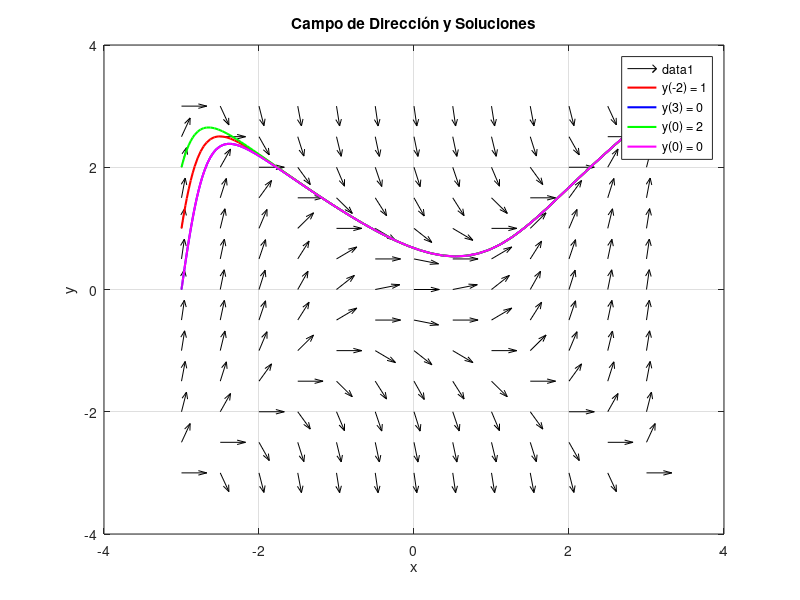

Source code (MATLAB):
% Programa para generar isoclinas de Ecuaciones Diferenciales de primer orden
% @version: 2025.1
% @surso: ISC 4C Ecuaciones Diferenciales

clc; clear; close all;

% Definir la ecuación diferencial dy/dx = f(x, y)
f = @(x, y) x.^2 - y.^2;  % <-- CAMBIAR AQUÍ SI DESEAS MODIFICAR LA ECUACIÓN

% Definir el rango de valores para la malla
[x, y] = meshgrid(-3:0.5:3, -3:0.5:3);  % Rango de x e y

% Calcular el campo de dirección
dy = f(x, y);
dx = ones(size(dy));  % dx es 1 para visualizar la dirección del campo

% Normalizar los vectores
L = sqrt(dx.^2 + dy.^2);
dx = dx ./ L;
dy = dy ./ L;

% Graficar el campo de dirección
quiver(x, y, dx, dy, 0.5, "k");
hold on;

% Definir y resolver las ecuaciones diferenciales para diferentes condiciones iniciales
tspan = [-3 3];  % Intervalo de solución
sol_colors = ['r', 'b', 'g', 'm'];  % Colores para cada solución

% Condiciones iniciales
y0_values = [1, 0, 2, 0];  % <-- CAMBIAR AQUÍ SI QUIERES OTRAS CONDICIONES INICIALES
x0_values = [-2, 3, 0, 0]; % <-- CAMBIAR AQUÍ SI QUIERES OTRAS CONDICIONES INICIALES

for i = 1:length(y0_values)
    x0 = x0_values(i);
    y0 = y0_values(i);

    % Resolver la ecuación diferencial
    [t, y] = ode45(@(t, y) f(t, y), tspan, y0);

    % Graficar la solución
    plot(t, y, sol_colors(i), 'LineWidth', 1.5, 'DisplayName', sprintf('y(%d) = %d', x0, y0));
end

xlabel('x');
ylabel('y');
title('Campo de Dirección y Soluciones');
legend show;
grid on;
hold off;
